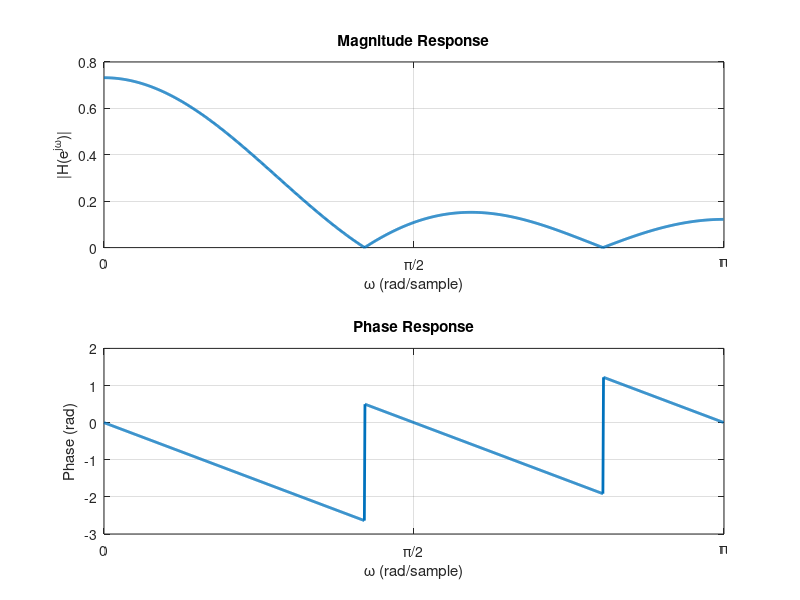

The MATLAB source for this figure:
h = [0.1339, 0.1526, 0.1592, 0.1526, 0.1339];

[H, w] = freqz(h, 1, 1024);          % w in rad/sample, 0 to pi

figure;

subplot(2,1,1);
plot(w, abs(H), 'LineWidth', 2);
grid on;
xlabel('\omega (rad/sample)');
ylabel('|H(e^{j\omega})|');
title('Magnitude Response');
xlim([0 pi]);
xticks([0 pi/2 pi]);
xticklabels({'0', '\pi/2', '\pi'});

subplot(2,1,2);
plot(w, unwrap(angle(H)), 'LineWidth', 2);
grid on;
xlabel('\omega (rad/sample)');
ylabel('Phase (rad)');
title('Phase Response');
xlim([0 pi]);
xticks([0 pi/2 pi]);
xticklabels({'0', '\pi/2', '\pi'});
pause;
